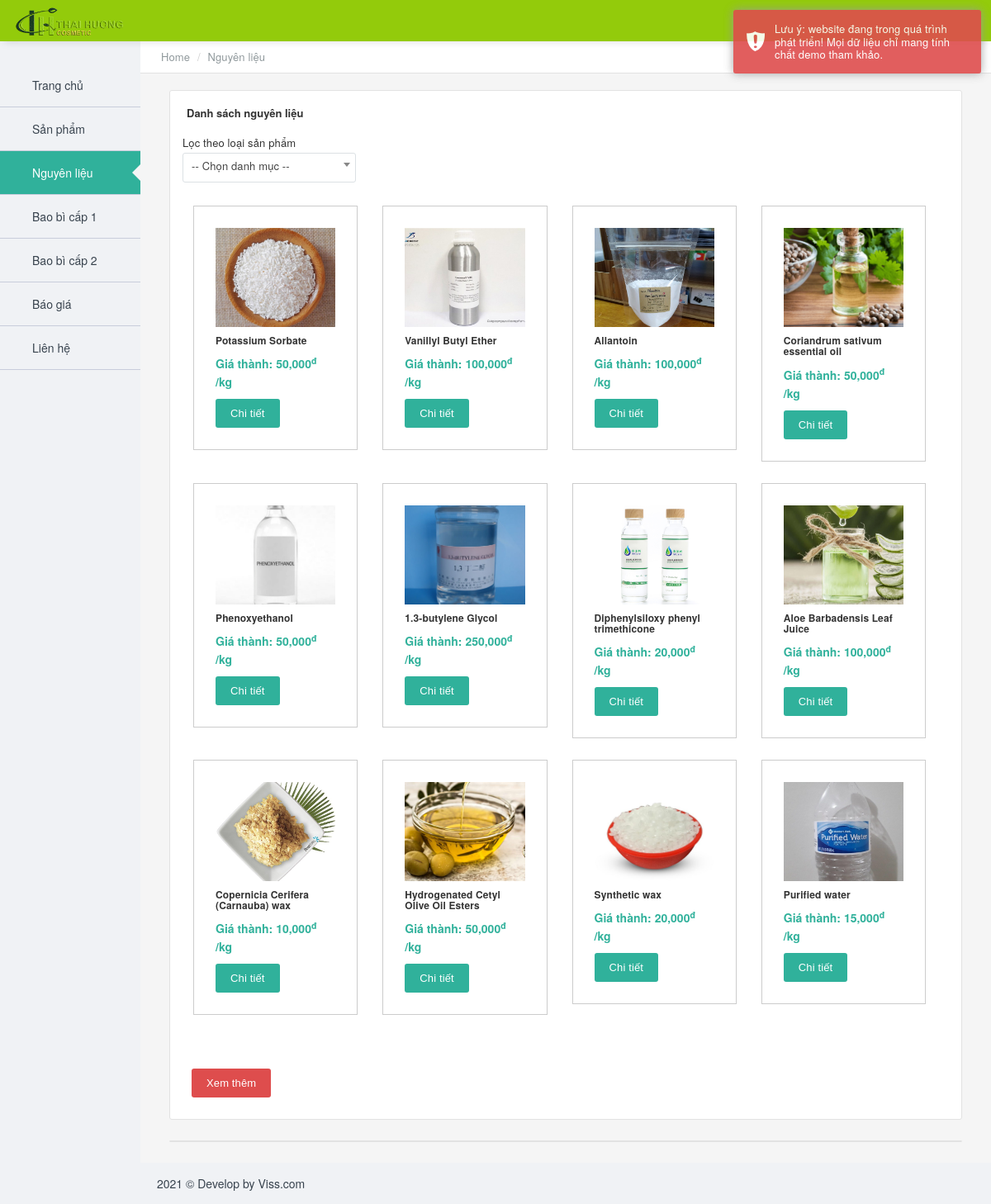
Screenshot of /nguyen-lieu with the database file from the repository.
### quote/models.py (models this page shows, shortened)
class Material(models.Model):
    name = models.CharField(max_length=255, default="", verbose_name="Tên nguyên liệu")
    slug = models.SlugField(max_length=500, unique=True, null=True, blank=True,verbose_name="URL",editable=False)
    convert_to_ml= models.IntegerField(default=0, verbose_name="Quy đổi 1kg sang ml", blank=True)
    price_per_ml = models.FloatField(default=0, verbose_name="Giá 1ml", blank=True)
    cover_image = models.ImageField(upload_to=get_upload_to_folder("material"), max_length=512, blank=True, verbose_name="Image")
    price = models.FloatField(default=0, verbose_name="Giá nguyên liệu")
    product = models.ForeignKey(Product, on_delete=models.CASCADE,related_name="material_product", verbose_name="Sản phẩm") #nguyên liệu của sản phẩm nào
    status = models.BooleanField(default=True, verbose_name="Trạng thái")
    note = RichTextUploadingField(blank=True, null = True ,verbose_name='Mô tả')
    create_at = models.DateField(auto_now_add=True, verbose_name="Ngày tạo")
    update_at = models.DateField(auto_now=True, verbose_name="Cập nhật")
    note_material = models.TextField(default="", blank=True, verbose_name="Ghi chú")
    quantity_less_100kg = models.CharField(max_length=255, verbose_name="Số lượng dưới 100kg", blank=True)
    quantity_100_500kg = models.CharField(max_length=255, default="", verbose_name="Số lượng 100 - 500kg", blank=True)
    quantity_other = models.CharField(max_length=255, default="", verbose_name="Số lượng khác", blank=True)
    class Meta:
        verbose_name = "Nguyên liệu"
        verbose_name_plural = "Nguyên liệu"
        ordering = ['name']

### quote/views.py (the view)
# urls.py: path('nguyen-lieu', views.load_material_list, name='load_material_list'),
def load_material_list(request):
    tmp = "quote/material.html"
    dt ={
        "error": False,
        "message": "",
        "active_menu": libs.MATERIAL,
        "has_page": False,
        "no_data": False,
        }
    if(request.method == "POST"):
        slug = request.POST.get("slug", "")
        obj_category = Category.objects.get(slug = slug)
        obj_product = Product.objects.filter(category = obj_category)
        obj_material = Material.objects.filter(product__in = obj_product).order_by('-id')[:libs.LIMIT_PAGE]
        total_data = Material.objects.filter(product__in = obj_product).count()
        tmp = "quote/includes/material_list.html"
        if(obj_material.count() == 0):
            dt.update({
                "no_data": True,
                "message": "Không có dữ liệu hiển thị!"
            })
        if total_data > obj_material.count():
            dt.update({
                "has_page": True,
            })
        temp = render_to_string(tmp,{"data":obj_material, "offset": 0, "has_page": True,} )
        dt.update({
            "data": temp,
            "total_data": total_data,
            "limit_page": libs.LIMIT_PAGE
        })
        return JsonResponse(dt)
    else:
        try:
            total_data = Material.objects.all().count()
            obj_material = Material.objects.all().order_by('-id')[:libs.LIMIT_PAGE]
            if total_data > obj_material.count():
                dt.update({
                    "has_page": True,
                })
            obj_volume = Volume.objects.all()
            obj_category = Category.objects.all()
            dt.update({
                "data": obj_material,
                "category": obj_category,
                "volume": obj_volume,
                "total_data": total_data,
                "limit_page": libs.LIMIT_PAGE
            })
            return render(request, tmp, dt)
        except ValueError:
            dt.update({
                "ERROR": True,
                "message": ValueError.__str__()
            })
            return render(request, tmp, dt)

### quote/templates/quote/material.html (shortened to what this page needs)
{% extends "quote/layout/base.html" %}
{% load static %}
{% load humanize %}
{% block breadcrumb %}
<div class="page-breadcrumb">
    <ol class="breadcrumb">
        <li><a href="/">Home</a></li>
        <li class="active">Nguyên liệu</li>
    </ol>
</div>
{% endblock breadcrumb %}
{% block content %}
<div class="col-md-12">
    <div class="panel panel-white">
        <div class="panel-heading clearfix">
            <h1 class="panel-title">Danh sách nguyên liệu</h1>
            <div class="panel-control">
                <a href="javascript:void(0);" data-toggle="tooltip" data-placement="top" title="" class="panel-collapse"
                    data-original-title="Expand/Collapse"><i class="icon-arrow-down"></i></a>
                <a href="javascript:void(0);" data-toggle="tooltip" data-placement="top" title="" class="panel-reload"
                    data-original-title="Reload"><i class="icon-reload"></i></a>
            </div>
        </div>
        <div class="row row-custom">
            <form class="col-md-3">
                {% if category %}
                <div class="form-group">
                    <label>Lọc theo loại sản phẩm</label>
                </div>
                {% endif %}
            </form>
        </div>
        <div class="row row-custom">
            <div class="row row_product list-product">
                {% if data %}
                {% for item in data %}
                <div class="col col-md-3 col-sm-6 product-item">
                    <div class="card" style="">
                        <a href="{% url 'detail_material' slug=item.slug %}"><img class="card-img-top" style="" src="{{item.cover_image.url}}" alt="Card image cap"></a>
                        <div class="card-body">
                            <h5 class="card-title">{{item.name}}</h5>
                            <p class="card-text"><strong class="text-success">Giá thành: {{ item.price|floatformat:0|intcomma }}<sup>đ</sup> /kg</strong></p>
                            <a href="{% url 'detail_material' slug=item.slug %}" class="btn btn-success">Chi tiết</a>
                        </div>
                    </div>
                </div>
                {% endfor %}
                {% endif %}
            </div>
        </div>
        <div class="row row-custom">
            <span class="btn btn-danger load-more {% if has_page == False %}hide{% endif %}" data-total="{{total_data}}"
                data-limit="{{ limit_page }}">Xem thêm</span>
        </div>
    </div>
</div>
<div class="col-md-12">
    <div class="panel panel-white">
    </div>
</div>
{% endblock content %}

### quote/templates/quote/layout/base.html (shortened to what this page needs)
{% load static  %}
<!DOCTYPE html>
<html lang="en">
    <head>
        <link href="{% static '/quote/plugins/pace-master/themes/blue/pace-theme-flash.css' %}" rel="stylesheet"/>
        <link href="{% static '/quote/plugins/uniform/css/default.css' %}" rel="stylesheet"/>
        <link href="{% static '/quote/plugins/bootstrap/css/bootstrap.min.css' %}" rel="stylesheet" type="text/css"/>
        <link href="{% static '/quote/plugins/fontawesome/css/font-awesome.css' %}" rel="stylesheet" type="text/css"/>
        <link href="{% static '/quote/plugins/line-icons/simple-line-icons.css' %}" rel="stylesheet" type="text/css"/>
        <link href="{% static '/quote/plugins/offcanvasmenueffects/css/menu_cornerbox.css' %}" rel="stylesheet" type="text/css"/>
        <link href="{% static '/quote/plugins/waves/waves.min.css' %}" rel="stylesheet" type="text/css"/>
        <link href="{% static '/quote/plugins/switchery/switchery.min.css' %}" rel="stylesheet" type="text/css"/>
        <link href="{% static '/quote/plugins/3d-bold-navigation/css/style.css' %}" rel="stylesheet" type="text/css"/>
        <link href="{% static '/quote/plugins/slidepushmenus/css/component.css' %}" rel="stylesheet" type="text/css"/>
        <link href="{% static '/quote/plugins/morris/morris.css' %}" rel="stylesheet" type="text/css"/>
		<link href="{% static '/quote/plugins/toastr/toastr.min.css' %}" rel="stylesheet" type="text/css"/>
        <link href="{% static '/quote/css/meteor.min.css' %}" rel="stylesheet" type="text/css"/>
        <link href="{% static '/quote/css/layers/dark-layer.css' %}" class="theme-color" rel="stylesheet" type="text/css"/>
        <link href="{% static '/quote/css/custom.css' %}" rel="stylesheet" type="text/css"/>
        {% block css %}
        <link href="https://cdnjs.cloudflare.com/ajax/libs/select2/4.0.6-rc.0/css/select2.min.css" rel="stylesheet" />
        {% endblock %}
    </head>
    <body class="compact-menu">
        <main class="page-content content-wrap">
            <div class="navbar">
                <div class="navbar-inner">
                    <div class="logo-box">
                        <a href="{% url 'list_category' %}" class="logo-text"><span><img class="img-logo" src="/media/media/upload/logo/2021/12/logo_th.png"></span></a>
                    </div>
                    <div class="topmenu-outer">
                        <div class="top-menu">
                            <ul class="nav navbar-nav navbar-left">
                                <li>
                                </li>
                            </ul>
                        </div>
                    </div>
                </div>
            </div>
            <div class="page-sidebar sidebar">
                {% include "quote/includes/main_menu.html" %}
            </div>
            <div class="page-inner">
                <div class="page-title">
                    {% block breadcrumb %}{% endblock breadcrumb %}
                </div>
                <div id="main-wrapper">
                    {% block content %}
                    {% endblock content %}
                </div>
                {% block footer %}
                <div class="page-footer">
                    <p class="no-s" val="{{ csrf_token }}">2021 &copy; Develop by Viss.com</p>
                </div>
                {% endblock footer %}
            </div>
        </main>
    </body>
</html>

### quote/templates/quote/includes/main_menu.html (shortened to what this page needs)
{% load static %}
<div class="page-sidebar-inner slimscroll">
    <ul class="menu accordion-menu">
        <li class="{% if active_menu == 'HOME' %}active{% endif %}"><a href="/" class="waves-effect waves-button"><span class="menu-icon icon-home"></span><p>Trang chủ</p></a></li>
        <li class=""><a href="{% url 'load_product_list' %}" class="waves-effect waves-button"><span class="menu-icon icon-grid"></span><p>Sản phẩm</p></a></li>
        <li class="{% if active_menu == 'MATERIAL' %}active{% endif %}"><a href="{% url 'load_material_list' %}" class="waves-effect waves-button"><span class="menu-icon icon-drop"></span><p>Nguyên liệu</p><span class="active-page"></span></a></li>
        <li class=""><a href="{% url 'load_packaging_level' %}" class="waves-effect waves-button"><span class="menu-icon icon-drawer"></span><p>Bao bì cấp 1</p></a></li>
        <li class=""><a href="{% url 'list_packaging_level2' %}" class="waves-effect waves-button"><span class="menu-icon icon-social-dropbox"></span><p>Bao bì cấp 2</p></a></li>
        <li class=""><a href="{% url 'form-quote' %}" class="waves-effect waves-button"><span class="menu-icon icon-calculator"></span><p>Báo giá</p></a></li>
        <li class="{% if active_menu == 'CONTACT' %}active{% endif %}"><a href="{% url 'contact' %}" class="waves-effect waves-button"><span class="menu-icon icon-users"></span><p>Liên hệ</p></a></li>
    </ul>
</div>

### quote/static/quote/css/layers/dark-layer.css (style rules this page uses)
.page-content { background: #f0f2f5; }
.navbar .logo-box { background: #93cb0b; }
.navbar .logo-box a { color: #fff; }
.topmenu-outer { background: #93cb0b; }
.sidebar { background: #f0f2f5; }
.menu { background: #f0f2f5; }
.menu.accordion-menu a { color: #38434e; }
.menu.accordion-menu li { border-bottom: 1px solid #9099b66b; }
.menu.accordion-menu > li.active > a, .menu.accordion-menu > li.active.open > a { border-radius: 0; background: #30B19B; }
.menu.accordion-menu > li.active > a p, .menu.accordion-menu > li.active.open > a p, .menu.accordion-menu > li.active > a, .menu.accordion-menu > li.active.open > a { color: #fff; }
.page-footer { background: #f0f2f5; }

### quote/static/quote/css/custom.css (style rules this page uses)
body { font-family: Helvetica Neue,Helvetica,Arial,\\6587\6CC9\9A5B\6B63\9ED1,WenQuanYi Zen Hei,Hiragino Sans GB,\\5137\9ED1 Pro,LiHei Pro,Heiti TC,\\5FAE\8EDF\6B63\9ED1\9AD4,Microsoft JhengHei UI,Microsoft JhengHei,sans-serif; color: rgba(0,0,0,.8); line-height: 1.2; max-width: 2048px; margin: 0 auto; }
.img-logo { max-width: 100% !important; }
.row-custom { margin-left: 0px !important; margin-right: 0px !important; }

### quote/templates/quote/material.html (style rules this page uses)
.list-product { margin: 1em; }
.product-item>.card { padding: 2em; border: 1px solid #ccc; }
.load-more { margin: 2em; }
.card-img-top { width: 100%; height: 10vw; object-fit: cover; }
.col { margin-bottom: 2em; }

### rows the page displays
Material: cover_image (picture), name "Potassium Sorbate", price "50,000"
Material: cover_image (picture), name "Vanillyl Butyl Ether", price "100,000"
Material: cover_image (picture), name "Allantoin", price "100,000"
Material: cover_image (picture), name "Coriandrum sativum essential oil", price "50,000"
Material: cover_image (picture), name "Phenoxyethanol", price "50,000"
Material: cover_image (picture), name "1.3-butylene Glycol", price "250,000"
Material: cover_image (picture), name "Diphenylsiloxy phenyl trimethicone", price "20,000"
Material: cover_image (picture), name "Aloe Barbadensis Leaf Juice", price "100,000"
Material: cover_image (picture), name "Copernicia Cerifera (Carnauba) wax", price "10,000"
Material: cover_image (picture), name "Hydrogenated Cetyl Olive Oil Esters", price "50,000"
Material: cover_image (picture), name "Synthetic wax", price "20,000"
Material: cover_image (picture), name "Purified water", price "15,000"
